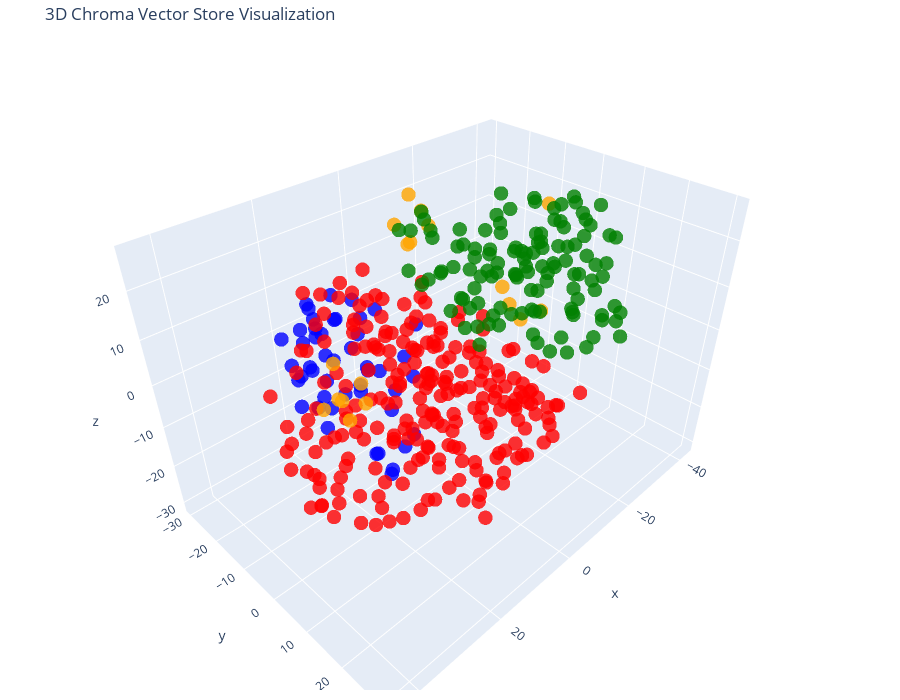

Notebook cell for this chart:
### Code cell
# Let's try 3D!

tsne = TSNE(n_components=3, random_state=42)
reduced_vectors = tsne.fit_transform(vectors)

# Create the 3D scatter plot
fig = go.Figure(data=[go.Scatter3d(
    x=reduced_vectors[:, 0],
    y=reduced_vectors[:, 1],
    z=reduced_vectors[:, 2],
    mode='markers',
    marker=dict(size=5, color=colors, opacity=0.8),
    text=[f"Type: {t}<br>Text: {d[:100]}..." for t, d in zip(doc_types, documents)],
    hoverinfo='text'
)])

fig.update_layout(
    title='3D Chroma Vector Store Visualization',
    scene=dict(xaxis_title='x', yaxis_title='y', zaxis_title='z'),
    width=900,
    height=700,
    margin=dict(r=10, b=10, l=10, t=40)
)

fig.show()

### Figure 1 — Plotly figure (JSON) as saved in the notebook; plotly's stock layout.template omitted (floating-point values rounded to 4 significant figures; data arrays with more than 128 entries replaced by an {"elided": "..."} marker saying what was removed)
{"data": [{"hoverinfo": "text", "marker": {"color": {"elided": "413 str values"}, "opacity": 0.8, "size": 5}, "mode": "markers", "text": {"elided": "413 str values"}, "type": "scatter3d", "x": {"elided": "413 float values"}, "y": {"elided": "413 float values"}, "z": {"elided": "413 float values"}}], "layout": {"height": 700, "margin": {"b": 10, "l": 10, "r": 10, "t": 40}, "scene": {"xaxis": {"title": {"text": "x"}}, "yaxis": {"title": {"text": "y"}}, "zaxis": {"title": {"text": "z"}}}, "title": {"text": "3D Chroma Vector Store Visualization"}, "width": 900}}
